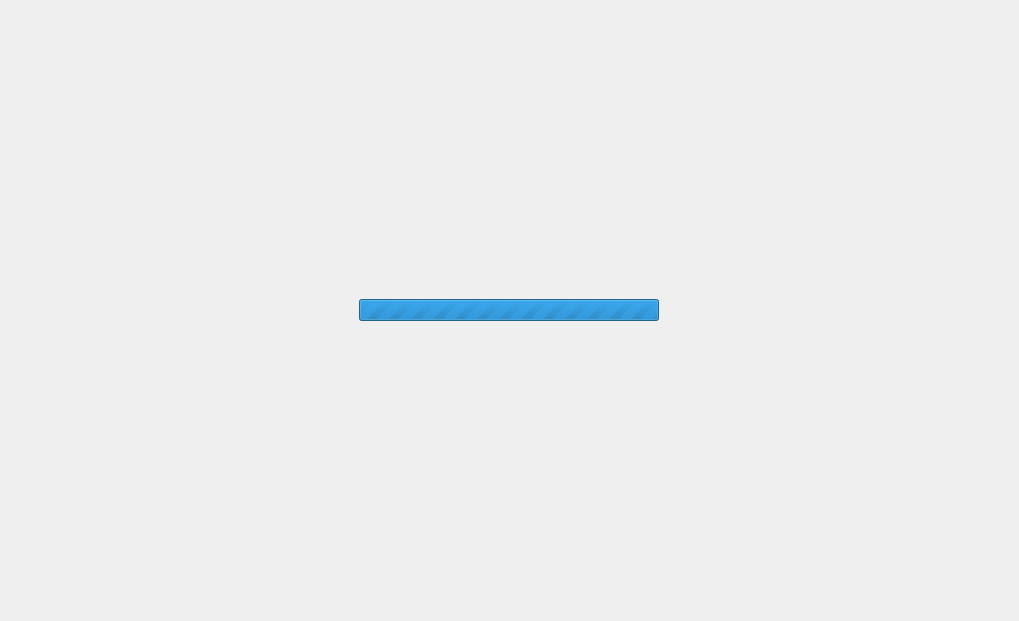
<?xml version="1.0" encoding="UTF-8"?>
<ui version="4.0">
 <class>PoESettingsWidget</class>
 <widget class="QWidget" name="PoESettingsWidget">
  <property name="geometry">
   <rect>
    <x>0</x>
    <y>0</y>
    <width>1019</width>
    <height>621</height>
   </rect>
  </property>
  <layout class="QVBoxLayout" name="verticalLayout">
   <item>
    <widget class="QStackedWidget" name="stackedWidget">
     <property name="currentIndex">
      <number>0</number>
     </property>
     <widget class="QWidget" name="preloaderPage">
      <layout class="QGridLayout" name="gridLayout">
       <item row="0" column="0">
        <widget class="QProgressBar" name="progressBar">
         <property name="maximumSize">
          <size>
           <width>300</width>
           <height>16777215</height>
          </size>
         </property>
         <property name="maximum">
          <number>0</number>
         </property>
         <property name="value">
          <number>0</number>
         </property>
         <property name="textVisible">
          <bool>false</bool>
         </property>
         <property name="format">
          <string/>
         </property>
        </widget>
       </item>
      </layout>
     </widget>
     <widget class="QWidget" name="poeSettingsPage">
      <layout class="QVBoxLayout" name="verticalLayout_3">
       <property name="leftMargin">
        <number>0</number>
       </property>
       <property name="topMargin">
        <number>0</number>
       </property>
       <property name="rightMargin">
        <number>0</number>
       </property>
       <property name="bottomMargin">
        <number>0</number>
       </property>
       <item>
        <layout class="QVBoxLayout" name="poeSettingsLayout">
         <property name="leftMargin">
          <number>16</number>
         </property>
         <property name="topMargin">
          <number>8</number>
         </property>
         <property name="rightMargin">
          <number>16</number>
         </property>
         <property name="bottomMargin">
          <number>8</number>
         </property>
         <item>
          <widget class="nx::vms::client::desktop::settings::PoESettingsTableView" name="poeTable">
           <property name="sizePolicy">
            <sizepolicy hsizetype="Expanding" vsizetype="Preferred">
             <horstretch>0</horstretch>
             <verstretch>0</verstretch>
            </sizepolicy>
           </property>
           <property name="mouseTracking">
            <bool>true</bool>
           </property>
           <property name="contextMenuPolicy">
            <enum>Qt::CustomContextMenu</enum>
           </property>
           <property name="midLineWidth">
            <number>1</number>
           </property>
           <property name="horizontalScrollBarPolicy">
            <enum>Qt::ScrollBarAlwaysOff</enum>
           </property>
           <property name="sizeAdjustPolicy">
            <enum>QAbstractScrollArea::AdjustToContents</enum>
           </property>
           <property name="editTriggers">
            <set>QAbstractItemView::NoEditTriggers</set>
           </property>
           <property name="alternatingRowColors">
            <bool>false</bool>
           </property>
           <property name="selectionMode">
            <enum>QAbstractItemView::ExtendedSelection</enum>
           </property>
           <property name="selectionBehavior">
            <enum>QAbstractItemView::SelectRows</enum>
           </property>
           <property name="showGrid">
            <bool>false</bool>
           </property>
           <attribute name="verticalHeaderVisible">
            <bool>false</bool>
           </attribute>
           <attribute name="verticalHeaderShowSortIndicator" stdset="0">
            <bool>true</bool>
           </attribute>
           <attribute name="verticalHeaderStretchLastSection">
            <bool>false</bool>
           </attribute>
          </widget>
         </item>
         <item>
          <widget class="nx::vms::client::desktop::settings::PoESettingsTableView" name="totalsTable">
           <property name="sizePolicy">
            <sizepolicy hsizetype="Expanding" vsizetype="Expanding">
             <horstretch>0</horstretch>
             <verstretch>0</verstretch>
            </sizepolicy>
           </property>
           <property name="maximumSize">
            <size>
             <width>16777215</width>
             <height>34</height>
            </size>
           </property>
           <property name="mouseTracking">
            <bool>true</bool>
           </property>
           <property name="contextMenuPolicy">
            <enum>Qt::CustomContextMenu</enum>
           </property>
           <property name="frameShape">
            <enum>QFrame::StyledPanel</enum>
           </property>
           <property name="lineWidth">
            <number>1</number>
           </property>
           <property name="midLineWidth">
            <number>1</number>
           </property>
           <property name="horizontalScrollBarPolicy">
            <enum>Qt::ScrollBarAlwaysOff</enum>
           </property>
           <property name="sizeAdjustPolicy">
            <enum>QAbstractScrollArea::AdjustToContents</enum>
           </property>
           <property name="autoScroll">
            <bool>false</bool>
           </property>
           <property name="editTriggers">
            <set>QAbstractItemView::NoEditTriggers</set>
           </property>
           <property name="showDropIndicator" stdset="0">
            <bool>false</bool>
           </property>
           <property name="dragDropOverwriteMode">
            <bool>false</bool>
           </property>
           <property name="alternatingRowColors">
            <bool>false</bool>
           </property>
           <property name="selectionMode">
            <enum>QAbstractItemView::NoSelection</enum>
           </property>
           <property name="selectionBehavior">
            <enum>QAbstractItemView::SelectRows</enum>
           </property>
           <property name="showGrid">
            <bool>false</bool>
           </property>
           <property name="sortingEnabled">
            <bool>false</bool>
           </property>
           <property name="wordWrap">
            <bool>false</bool>
           </property>
           <property name="cornerButtonEnabled">
            <bool>false</bool>
           </property>
           <attribute name="horizontalHeaderVisible">
            <bool>false</bool>
           </attribute>
           <attribute name="horizontalHeaderHighlightSections">
            <bool>false</bool>
           </attribute>
           <attribute name="verticalHeaderVisible">
            <bool>false</bool>
           </attribute>
          </widget>
         </item>
         <item>
          <spacer name="verticalSpacer">
           <property name="orientation">
            <enum>Qt::Vertical</enum>
           </property>
           <property name="sizeHint" stdset="0">
            <size>
             <width>20</width>
             <height>40</height>
            </size>
           </property>
          </spacer>
         </item>
        </layout>
       </item>
       <item>
        <widget class="nx::vms::client::desktop::AlertBar" name="poeOverBudgetWarningLabel" native="true">
         <property name="text" stdset="0">
          <string>Attention! Power limit exceeded</string>
         </property>
        </widget>
       </item>
      </layout>
     </widget>
    </widget>
   </item>
  </layout>
 </widget>
 <customwidgets>
  <customwidget>
   <class>nx::vms::client::desktop::TableView</class>
   <extends>QTableView</extends>
   <header location="global">nx/vms/client/desktop/common/widgets/table_view.h</header>
  </customwidget>
  <customwidget>
   <class>nx::vms::client::desktop::AlertBar</class>
   <extends>QWidget</extends>
   <header location="global">nx/vms/client/desktop/common/widgets/message_bar.h</header>
  </customwidget>
  <customwidget>
   <class>nx::vms::client::desktop::node_view::TableNodeView</class>
   <extends>nx::vms::client::desktop::TableView</extends>
   <header location="global">nx/vms/client/desktop/node_view/node_view/table_node_view.h</header>
  </customwidget>
  <customwidget>
   <class>nx::vms::client::desktop::settings::PoESettingsTableView</class>
   <extends>nx::vms::client::desktop::node_view::TableNodeView</extends>
   <header location="global">nx/vms/client/desktop/settings/server/pages/poe_settings_table_view.h</header>
  </customwidget>
 </customwidgets>
 <resources/>
 <connections/>
</ui>
